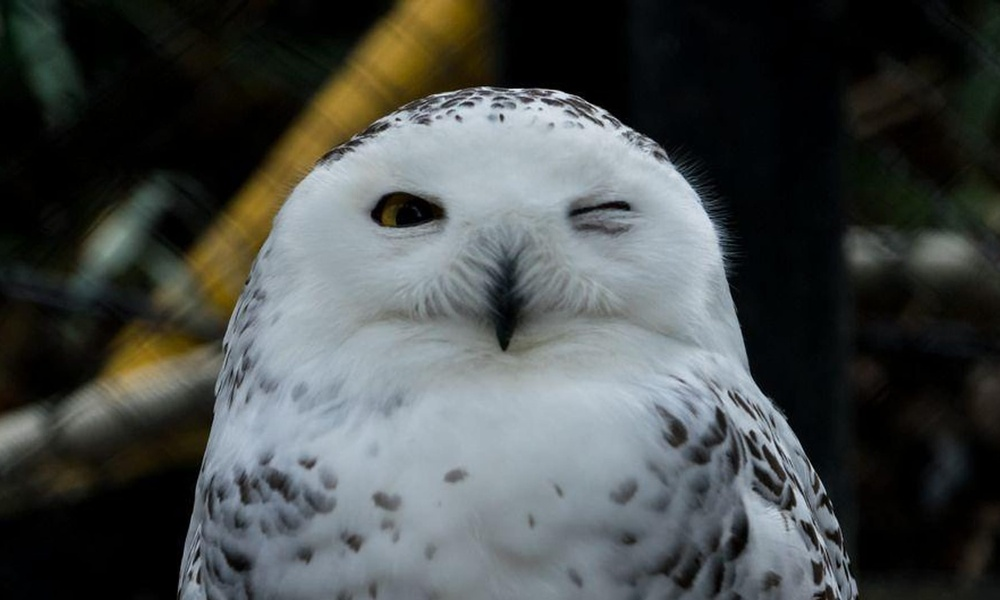
#> input picture Color_correction/owl.jpg, 1000 x 600 px, shrunk from 2400 x 1440 before the run
$ python correction.py
#> lines starting #> are read from the running program, lines starting #| are printed output that depends on the picture
#> the answer given: 1
from PIL import Image, ImageDraw
from matplotlib import pyplot as plt

FILE_NAME_START = 'owl.jpg'
FILE_NAME_STOP = 'stop.jpg'


def read_image(file_name: str) -> Image:
#> called with file_name = 'owl.jpg'
    try:
        image = Image.open(file_name)
#> image is the input picture: PIL image 1000x600 RGB; mean R, G, B 70.9, 74.9, 73.6
        return image
    except FileNotFoundError:
        print(f"File '{file_name}' not found.")
        return None


# [25 lines left out: functions save_image, apply_shades_of_gray, not called in this run]


def negative(image: Image, file_name_stop: str) -> None:
#> called with file_name_stop = 'stop.jpg'
    draw = ImageDraw.Draw(image)
    width, height = image.size
#> width = 1000; height = 600
    pix = image.load()

    # Loop through each pixel in the image
    for i in range(width):
        for j in range(height):
            # Get the RGB values of the current pixel
            a = pix[i, j][0]
            b = pix[i, j][1]
            c = pix[i, j][2]
            # Calculate the inverted RGB values and set them as the new color of the pixel
            draw.point((i, j), (255 - a, 255 - b, 255 - c))

    plt.imshow(image)
    plt.show()
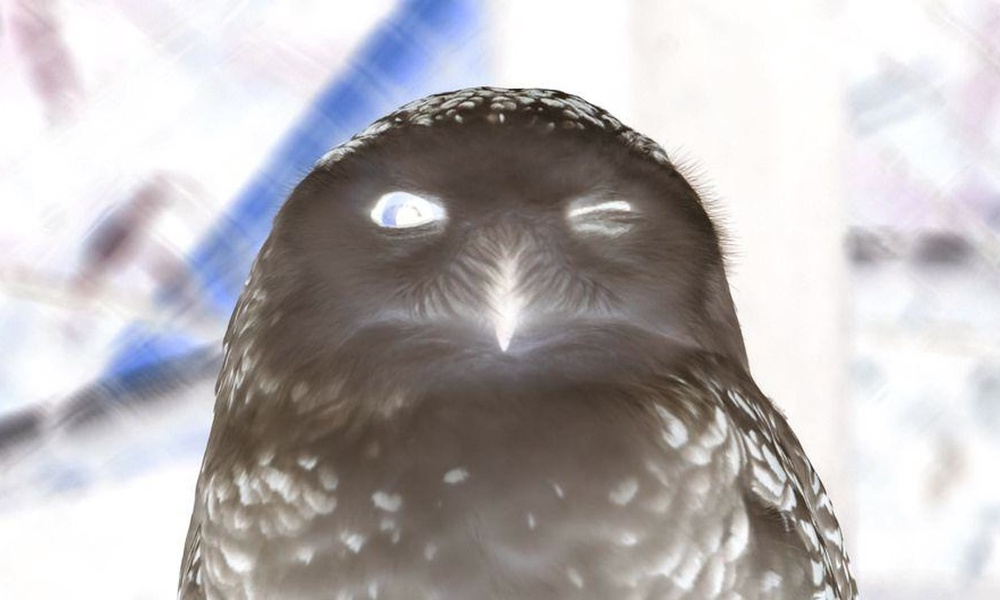
#> shown: shape (600, 1000, 3); mean R, G, B 184.1, 180.1, 181.4
    print("STOP_im", "red=", pix[1, 1][0], "green=", pix[1, 1][1], "blue=", pix[1, 1][2])
#| STOP_im red= 252 green= 241 blue= 247
    image.save(file_name_stop, "JPEG")
    del draw


# [74 lines left out: function sepia_gradient, not called in this run]


def main():
    print('Choose type of transformation:')
    print('0 - Shades of Gray')
    print('1 - Negative')
    print('2 - Sepia gradient from center to edges')
    print('3 - Sepia gradient from edges to center')
    print('4 - Sepia gradient from top-left to bottom-right')
    print('5 - Sepia gradient from top-right to bottom-left')

    mode = int(input('Mode: '))
    if mode == 0:
        original_image = read_image(FILE_NAME_START)
        if original_image:
            gray_image = apply_shades_of_gray(original_image)
            plt.imshow(gray_image, cmap='gray')
            plt.show()
            save_image(gray_image, FILE_NAME_STOP)
    elif mode == 1:
        original_image = read_image(FILE_NAME_START)
        if original_image:
            negative(original_image, FILE_NAME_STOP)
    elif mode in [2, 3, 4, 5]:
        original_image = read_image(FILE_NAME_START)
        if original_image:
            sepia_gradient(original_image, FILE_NAME_STOP, mode)
    else:
        print("Invalid mode. Please choose a mode between 0 and 5.")


if __name__ == "__main__":
    main()
